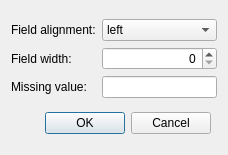
<?xml version="1.0" encoding="UTF-8"?>
<ui version="4.0">
 <class>FormatFormattedOptionsDialog</class>
 <widget class="QDialog" name="FormatFormattedOptionsDialog">
  <property name="geometry">
   <rect>
    <x>0</x>
    <y>0</y>
    <width>228</width>
    <height>155</height>
   </rect>
  </property>
  <property name="windowTitle">
   <string>Formatted</string>
  </property>
  <layout class="QGridLayout" name="gridLayout_3">
   <item row="1" column="0">
    <widget class="QDialogButtonBox" name="buttonBox">
     <property name="standardButtons">
      <set>QDialogButtonBox::Cancel|QDialogButtonBox::Ok</set>
     </property>
    </widget>
   </item>
   <item row="0" column="0" colspan="2">
    <layout class="QGridLayout" name="gridLayout">
     <item row="2" column="2">
      <widget class="QLineEdit" name="missingValue_lineEdit">
       <property name="text">
        <string/>
       </property>
      </widget>
     </item>
     <item row="2" column="0">
      <widget class="QLabel" name="label">
       <property name="text">
        <string>Missing value:</string>
       </property>
       <property name="buddy">
        <cstring>missingValue_lineEdit</cstring>
       </property>
      </widget>
     </item>
     <item row="1" column="0">
      <widget class="QLabel" name="label_2">
       <property name="text">
        <string>Field width:</string>
       </property>
       <property name="buddy">
        <cstring>missingValue_lineEdit</cstring>
       </property>
      </widget>
     </item>
     <item row="0" column="0">
      <widget class="QLabel" name="label_3">
       <property name="text">
        <string>Field alignment:</string>
       </property>
       <property name="buddy">
        <cstring>missingValue_lineEdit</cstring>
       </property>
      </widget>
     </item>
     <item row="0" column="2">
      <widget class="QComboBox" name="comboBox">
       <item>
        <property name="text">
         <string>left</string>
        </property>
       </item>
       <item>
        <property name="text">
         <string>right</string>
        </property>
       </item>
      </widget>
     </item>
     <item row="1" column="2">
      <widget class="QSpinBox" name="spinBox">
       <property name="alignment">
        <set>Qt::AlignRight|Qt::AlignTrailing|Qt::AlignVCenter</set>
       </property>
       <property name="maximum">
        <number>1000</number>
       </property>
      </widget>
     </item>
    </layout>
   </item>
  </layout>
 </widget>
 <resources/>
 <connections/>
</ui>
